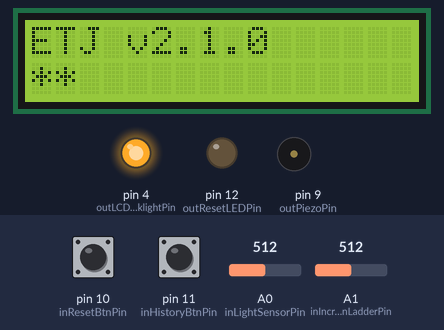
The sketch below on a simulated Arduino Uno, built with avr-gcc and run on an emulated ATmega328P. Shown: 16×2 character LCD, output pins drawn as LEDs (lit = HIGH), buzzer (waves = sounding). The test bench sets the inputs (shaded band); at power-on: A1 (inIncrementBtnLadderPin) = 512, pin 10 (inResetBtnPin) LOW, A0 (inLightSensorPin) = 512, pin 11 (inHistoryBtnPin) LOW. EEPROM starts erased.

Above: at 1.2 s.
1.3 s: A1 (inIncrementBtnLadderPin) set to 245
At 2.9 s:
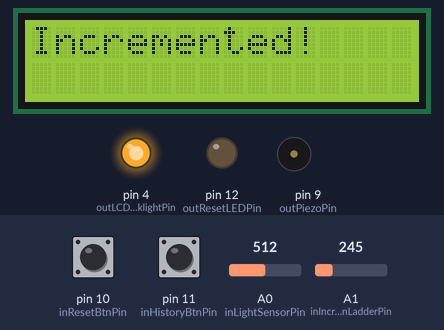
3.0 s: A1 (inIncrementBtnLadderPin) set to 262
At 4.4 s:
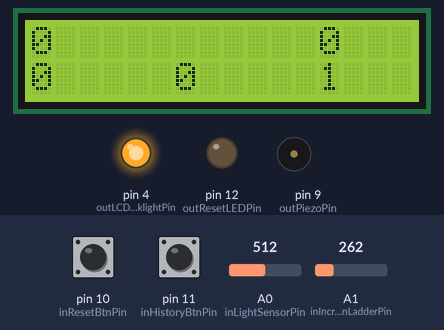
4.7 s: pin 10 (inResetBtnPin) pulled HIGH for 3.2 s
At 4.89 s:
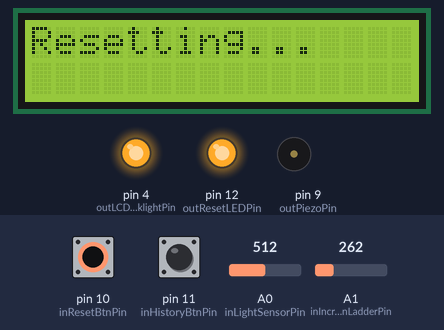
9.4 s: A1 (inIncrementBtnLadderPin) set to 900
At 10.72 s:
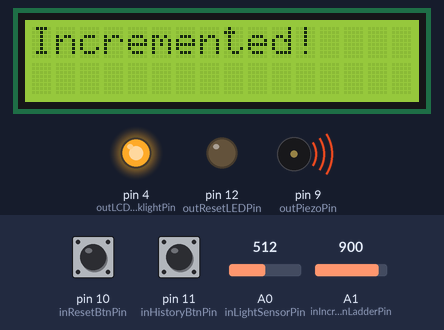
11.1 s: A1 (inIncrementBtnLadderPin) set to 888
At 11.8 s:
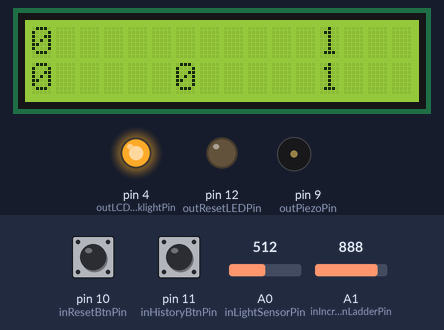
13.0 s: A0 (inLightSensorPin) set to 6
At 19.2 s:
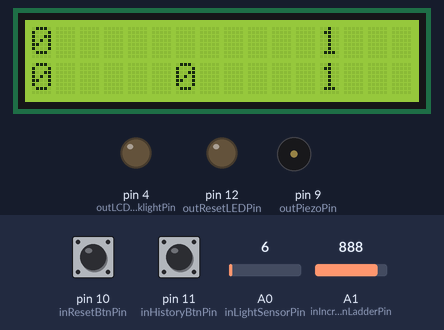
Timing chart, 0 to 19.5 s (numbered marks = the images above; inputs shaded):
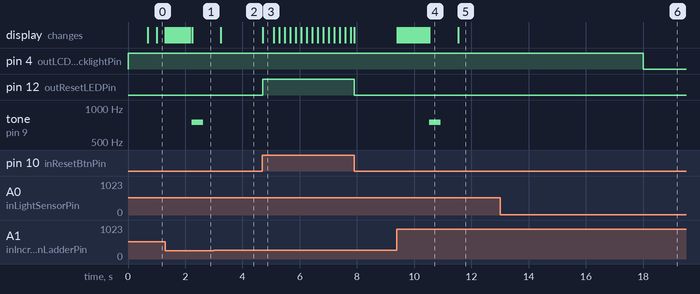

Measured:
- the behaviour switches between 254 and 255 on A1 (inIncrementBtnLadderPin) (found by bisection; images 1 and 2)
- the behaviour switches between 900 and 899 on A1 (inIncrementBtnLadderPin) (found by bisection; images 4 and 5)
- after the input at 1.3 s, tone on pin 9 (outPiezoPin): silent → 750 Hz after 0.94 s, → silent 0.40 s later; the display: first changes at once (image 1 shows a later state)
- after the input at 3.0 s, tone on pin 9 (outPiezoPin): stays silent (without the input it goes to 750 Hz after 1.4 s)
- after the input at 4.7 s, pin 12 (outResetLEDPin): LOW → HIGH at once, → LOW 3.2 s later; the display: changes at once (image 3)
- after the input at 9.4 s, tone on pin 9 (outPiezoPin): silent → 750 Hz after 1.1 s, → silent 0.40 s later; the display: first changes at once (image 4 shows a later state)
- after the input at 11.1 s, tone on pin 9 (outPiezoPin): stays silent (without the input it goes to 750 Hz after 1.6 s)
- after the input at 13.0 s, pin 4 (outLCDBacklightPin): HIGH → LOW after 5.0 s

The sketch:

ETJ.ino
```cpp
/* ===========================================================================
 *  ELECTRONIC TIP JAR
 * ===========================================================================
 *  AUTHOR:  Joshua Cole (hello@joshuacole.me)
 *  VERSION: See 'Constants > Settings'
 *  DATE:    2016-02-08
 * ---------------------------------------------------------------------------
 *  DESCRIPTION
 * ---------------------------------------------------------------------------
 *  Combined with a 3D printed case this project will allow you to keep a
 *  total of your negative and positive thoughts and behaviours. It will
 *  display the totals on the LCD and is designed to be reset at the end of
 *  each week and the total jotted down elsewhere. It's a great way to improve
 *  your mindfulness skills by helping you to modify your thoughts, behaviours
 *  and habits.
 * ---------------------------------------------------------------------------
 *  THE TOTALS
 * ---------------------------------------------------------------------------
 *  The project will track 2 negative totals and 3 positive totals, use them
 *  as you will but this is what I found most helpful.
 *   - Negative  1  =  A negative thought/behaviour you catch at the time.
 *   - Negative  2  =  A negative thought/behaviour you catch later on.
 *   - Positive  5  =  A positive thought/behaviour.
 *   - Positive 10  =  Taking a small step outside your comfort zone.
 *   - Positive 20  =  Taking a large step outside your comfort zone.
 * ============================================================================
 */

// Required Libraries.
#include <LiquidCrystal.h>
#include <EEPROM.h>

// Constants > Settings.
const String projectVersion          = "2.1.0";     //the version string to track changes.
const int    startupWaitMS           = 5000;        //the time to show the startup message if no buttons are pressed.
const int    incrementWaitMS         = 1000;        //the time to show the increment progress bar before increasing the chosen total.
const int    resetWaitMS             = 3000;        //the time to show the reset progress bar before resetting the current totals.
const byte   progressBarMaxBlocks    = 16;          //the max number of characters to use for the progress bar.
const String progressBarBlockChr     = "*";         //the character to use when displaying progress bars.
const float  roomLightThreshold      = 10.0;        //the percentage of light at which to switch off the LCD when it gets dark.
const int    roomLightWaitMS         = 5000;        //the amount of time to wait when the light changes before switching the LCD on/off.
const bool   enableAutoBacklight     = true;        //set false to keep the LCD backlight always on.
const int    statusWaitMS            = 1000;        //the amount of time to wait whilst a tip button is being pressed.
const int    toneIncrement           = 750;         //the value for tone() when an increment has occurred.
const int    toneReset               = 2000;        //the value for tone() when a reset has occurred.

// Constants > Pins.
const byte   outLCDBacklightPin      =  4;  //atmega pin  6
const byte   inHistoryBtnPin         = 11;  //atmega pin 17
const byte   inResetBtnPin           = 10;  //atmega pin 16
const byte   outPiezoPin             =  9;  //atmega pin 15
const byte   outResetLEDPin          = 12;  //atmega pin 18
const byte   inLightSensorPin        = A0;  //atmega pin 23
const byte   inIncrementBtnLadderPin = A1;  //atmega pin 24
const byte   outLCDRSPin             =  2;  //atmega pin  4 / lcd pin  4
const byte   outLCDEnablePin         =  3;  //atmega pin  5 / lcd pin  6
const byte   outLCDD4Pin             =  5;  //atmega pin 11 / lcd pin 11
const byte   outLCDD5Pin             =  6;  //atmega pin 12 / lcd pin 12
const byte   outLCDD6Pin             =  7;  //atmega pin 13 / lcd pin 13
const byte   outLCDD7Pin             =  8;  //atmega pin 14 / lcd pin 14

// Constants > EEPROM addresses.
const int    intSize                 = sizeof(int);
const byte   memN1                   = intSize * 0;
const byte   memN1History            = intSize * 1;
const byte   memN2                   = intSize * 2;
const byte   memN2History            = intSize * 3;
const byte   memP5                   = intSize * 4;
const byte   memP5History            = intSize * 5;
const byte   memP10                  = intSize * 6;
const byte   memP10History           = intSize * 7;
const byte   memP20                  = intSize * 8;
const byte   memP20History           = intSize * 9;

// Global Variables.
unsigned long curTime                = 0;
bool          isRoomDark             = false;
float         curRoomLight           = 0.0;
unsigned long roomLightDetectTime    = 0;
int           isLCDBacklightOn       = true;
int           progressBarCurBlock    = 0;
unsigned long progressBarPrevTime    = 0;
String        incrementDetectBtn     = String("");
unsigned long resetDetectTime        = 0;

// Global Variables > Totals.
int           totalN1                = 0;
int           totalN1History         = 0;
int           totalN2                = 0;
int           totalN2History         = 0;
int           totalP5                = 0;
int           totalP5History         = 0;
int           totalP10               = 0;
int           totalP10History        = 0;
int           totalP20               = 0;
int           totalP20History        = 0;

// Global Variables > Buttons.
int           anyButtonsPressed      = false;
int           btnN1                  = LOW;
int           btnN1Prev              = LOW;
int           btnN2                  = LOW;
int           btnN2Prev              = LOW;
int           btnP5                  = LOW;
int           btnP5Prev              = LOW;
int           btnP10                 = LOW;
int           btnP10Prev             = LOW;
int           btnP20                 = LOW;
int           btnP20Prev             = LOW;
int           btnHistory             = LOW;
int           btnHistoryPrev         = LOW;
int           btnReset               = LOW;
int           btnResetPrev           = LOW;

// Global Variables > Mode.
//  "startup"   The startup message shown on boot.
//  "totals"    The main display showing the totals.
//  "increment" The progress bar shown when holding a total button.
//  "history"   The history display showing totals from the previous week.
//  "reset"     The progress bar shown when holding the reset button.
String mode = String("");

// Initialise LCD.
LiquidCrystal lcd (outLCDRSPin, outLCDEnablePin, outLCDD4Pin, outLCDD5Pin, outLCDD6Pin, outLCDD7Pin);

/*
 * Initialise components.
 */
void setup () {

  // Setup the pins.
  pinMode(inHistoryBtnPin,         INPUT);
  pinMode(inResetBtnPin,           INPUT);
  pinMode(outPiezoPin,             OUTPUT);
  pinMode(outResetLEDPin,          OUTPUT);
  pinMode(outLCDBacklightPin,      OUTPUT);
  pinMode(inLightSensorPin,        INPUT);
  pinMode(inIncrementBtnLadderPin, INPUT);

  // Write initial pin values.
  digitalWrite(outPiezoPin,        LOW);
  digitalWrite(outResetLEDPin,     LOW);
  digitalWrite(outLCDBacklightPin, HIGH);

  // Prepare the LCD for use.
  lcd.begin(16, 2);
  lcd.clear();

  // Display the boot message.
  lcd.print("ETJ v" + projectVersion);

  // Debugging.
  Serial.begin(9600);

  // Read EEPROM.
  memLoadStoredTotals();

  // Change the mode.
  setMode("startup", "");

}

/*
 * Main program loop.
 */
void loop () {

  // Store this globally (overflows to zero after approx. 50 days).
  curTime = millis();

  // Check if any buttons are being pressed and store the result in the global variables.
  detectButtons();

  // Switch the LCD backlight on/off depending on the brightness of the room.
  manageLCDBacklight();

  // MODE: STARTUP
  if (isMode("startup")) {
    if (showProgressBar(startupWaitMS) == true || anyButtonsPressed == true) {
      lcd.clear();
      resetProgressBar();
      setMode("totals", "");
    }
  }

  // MODE: TOTALS
  else if (isMode("totals")) {
    //no need for anything here.
  }

  // MODE: INCREMENT
  else if (isMode("increment")) {
    // Cancel the increment if the button is no longer pressed.
    if (
      (incrementDetectBtn == "N1"  && !btnN1)  ||
      (incrementDetectBtn == "N2"  && !btnN2)  ||
      (incrementDetectBtn == "P5"  && !btnP5)  ||
      (incrementDetectBtn == "P10" && !btnP10) ||
      (incrementDetectBtn == "P20" && !btnP20)
    ) {
      lcd.clear();
      resetProgressBar();
      setMode("totals", "");
    }

    // Do the increment.
    if (showProgressBar(incrementWaitMS) == true) {
      lcd.clear();
      resetProgressBar();

      if      (incrementDetectBtn == "N1")  { totalN1++;  }
      else if (incrementDetectBtn == "N2")  { totalN2++;  }
      else if (incrementDetectBtn == "P5")  { totalP5++;  }
      else if (incrementDetectBtn == "P10") { totalP10++; }
      else if (incrementDetectBtn == "P20") { totalP20++; }

      // Save to EEPROM.
      memWriteTotal(incrementDetectBtn);

      tone(outPiezoPin, toneIncrement, 400);

      setMode("status", "Incremented!");
    }
  }

  // MODE: HISTORY
  else if (isMode("history")) {
    //no need for anything here.
  }

  // MODE: RESET
  else if (isMode("reset")) {
    // Cancel the reset if the button is no longer pressed.
    if (!btnReset) {
      lcd.clear();
      resetProgressBar();
      digitalWrite(outResetLEDPin, LOW);
      setMode("totals", "");
    }

    // Do the reset.
    if (showProgressBar(resetWaitMS) == true) {
      lcd.clear();
      resetProgressBar();
      digitalWrite(outResetLEDPin, LOW);

      totalN1History  = totalN1;
      totalN2History  = totalN2;
      totalP5History  = totalP5;
      totalP10History = totalP10;
      totalP20History = totalP20;
      totalN1         = 0;
      totalN2         = 0;
      totalP5         = 0;
      totalP10        = 0;
      totalP20        = 0;

      // Update the values stored in memory.
      memMoveToHistory();

      tone(outPiezoPin, toneReset, 800);

      setMode("status", "Reset!");
    }
  }

  else if (isMode("status")) {

  }

  delay(10);

}

/*
 * Returns true if the given string matches the current mode.
 */
bool isMode (String str) {
  if (mode == str) { return true; }
  return false;
}

/*
 * Changes the current mode.
 */
void setMode (String newMode, String extra) {

  mode = newMode;

  if (newMode == "startup") {

  }

  else if (newMode == "totals") {
    printTotalsScreen(false);
  }

  else if (newMode == "increment") {
    incrementDetectBtn  = extra;

    lcd.clear();
    lcd.setCursor(0, 0);
    lcd.print("Inc. " + extra + "...");
  }

  else if (newMode == "history") {
    printTotalsScreen(true);
  }

  else if (newMode == "reset") {
    resetDetectTime = curTime;

    digitalWrite(outResetLEDPin, HIGH);

    lcd.clear();
    lcd.setCursor(0, 0);
    lcd.print("Resetting...");
  }

  else if (newMode == "status") {
    lcd.clear();
    lcd.setCursor(0, 0);
    lcd.print(extra);

    delay(statusWaitMS);

    setMode("totals", "");
  }

}

/*
 * Displays either the standard totals screen or the history totals screen depending on the parameter.
 */
void printTotalsScreen (bool showHistory) {

  String useN1;
  String useN2;
  String useP5;
  String useP10;
  String useP20;

  // Standard totals screen.
  if (showHistory == false) {
    useN1  = String(totalN1);
    useN2  = String(totalN2);
    useP5  = String(totalP5);
    useP10 = String(totalP10);
    useP20 = String(totalP20);
  }

  // History totals screen.
  else {
    useN1  = String(totalN1History);
    useN2  = String(totalN2History);
    useP5  = String(totalP5History);
    useP10 = String(totalP10History);
    useP20 = String(totalP20History);
  }

  // Print to the LCD.
  lcd.clear();
  lcd.setCursor(0, 0);
  lcd.print(useN1);
  lcd.setCursor(12, 0);
  lcd.print(useN2);
  lcd.setCursor(0, 1);
  lcd.print(useP5);
  lcd.setCursor(6, 1);
  lcd.print(useP10);
  lcd.setCursor(12, 1);
  lcd.print(useP20);

}

/*
 * Displays a progress bar on the second row of the LCD and increments it over a specified number of milliseconds.
 * Returns true once the progress bar has run its course.
 */
bool showProgressBar (int displayForMS) {

  // Setup.
  int timePerBlock = displayForMS / progressBarMaxBlocks;
  if (progressBarPrevTime == 0) {
    progressBarPrevTime = curTime;
    progressBarCurBlock = 0;
  }

  // It's time to show the next block.
  if (curTime - progressBarPrevTime >= timePerBlock) {

    // We're finished - the last block has now been shown for the same time interval.
    if (progressBarCurBlock > progressBarMaxBlocks) {
      resetProgressBar();
      return true;
    }

    // Add a block.
    progressBarCurBlock++;

    // Build the block string.
    String blockStr = String("");
    for (int i = 1 ; i < progressBarCurBlock ; i++) {
      blockStr = blockStr + progressBarBlockChr;
    }

    // Display the block string.
    lcd.setCursor(0, 1);
    lcd.print(blockStr);

    // Remember the time we showed the last block.
    progressBarPrevTime = curTime;

  }

  // Not finished - we still have blocks to show.
  return false;

}

/*
 * Resets the progress bar global variables. This must be called manually if the progress bar is stopped halfway through.
 */
void resetProgressBar () {
  progressBarPrevTime = 0;
  progressBarCurBlock = 0;
}

/*
 * Stores the values on each of the buttons at the current moment in time.
 */
bool detectButtons () {

  // Read buttons.
  int incVal = analogRead(inIncrementBtnLadderPin);
  btnHistory = digitalRead(inHistoryBtnPin);
  btnReset   = digitalRead(inResetBtnPin);

  // Reset ladder buttons.
  btnN1      = LOW;
  btnN2      = LOW;
  btnP5      = LOW;
  btnP10     = LOW;
  btnP20     = LOW;

  // Debugging for the resistor ladder.
  //Serial.print("ladder val: ");
  //Serial.println(incVal);

  // Handle the history button.
  if (btnHistory && !isMode("history")) { setMode("history", ""); }
  else if (!btnHistory && isMode("history")) { setMode("totals", ""); }

  // Handle the reset button.
  if (btnReset && !isMode("reset")) { setMode("reset", ""); }

  // Handle the ladder buttons.
  if      (incVal >= 235 && incVal <  255) { btnP20 = HIGH; }
  else if (incVal >= 315 && incVal <  335) { btnP10 = HIGH; }
  else if (incVal >= 470 && incVal <  490) { btnP5  = HIGH; }
  else if (incVal >= 900 && incVal <  920) { btnN2  = HIGH; }
  else if (incVal >= 990 && incVal < 1010) { btnN1  = HIGH; }

  if      (btnP20 && !isMode("increment")) { setMode("increment", "P20"); }
  else if (btnP10 && !isMode("increment")) { setMode("increment", "P10"); }
  else if (btnP5  && !isMode("increment")) { setMode("increment", "P5");  }
  else if (btnN2  && !isMode("increment")) { setMode("increment", "N2");  }
  else if (btnN1  && !isMode("increment")) { setMode("increment", "N1");  }

  // Flag if ANY of the buttons are being pressed.
  if (btnN1 || btnN2 || btnP5 || btnP10 || btnP20 || btnHistory || btnReset) {

    anyButtonsPressed = true;

    // Activate the LCD backlight if we've pressed a button.
    if (isRoomDark) {
      isRoomDark = false;
      activateLCDBacklight();
    }

  } else {
    anyButtonsPressed = false;
  }

}

/*
 * Stores the value on the light sensor.
 */
void manageLCDBacklight () {

  // Get the light level as a percentage.
  float lightReading = analogRead(inLightSensorPin);
  curRoomLight = (lightReading / 1023.0) * 100.0;

  // Debugging for the LDR.
  //Serial.print("curRoomLight: ");
  //Serial.println(curRoomLight);

  // Room is currently marked as 'light'.
  if (isRoomDark == false) {

    // Light has fallen below the threshold for the first time, start the timer.
    if (roomLightDetectTime == 0 && curRoomLight < roomLightThreshold) {
      roomLightDetectTime = curTime;
    }

    // Timer has started.
    else if (roomLightDetectTime > 0) {

      // Timer is finished, turn off the LCD.
      if (curTime - roomLightDetectTime >= roomLightWaitMS) {
        deactivateLCDBacklight();
        roomLightDetectTime = 0;
        isRoomDark          = true;
      }

      // Light has gone up again, stop the timer.
      else if (curRoomLight >= roomLightThreshold) {
        roomLightDetectTime = 0;
      }

    }

  }

  // Room is currently marked as 'dark'.
  else {

    // Light has risen above the threshold for the first time, start the timer.
    if (roomLightDetectTime == 0 && curRoomLight >= roomLightThreshold) {
      roomLightDetectTime = curTime;
    }

    // Timer has started.
    else if (roomLightDetectTime > 0) {

      // Timer is finished, turn on the LCD.
      if (curTime - roomLightDetectTime >= roomLightWaitMS) {
        activateLCDBacklight();
        roomLightDetectTime = 0;
        isRoomDark          = false;
      }

      // Light has gone down again, stop the timer.
      else if (curRoomLight < roomLightThreshold) {
        roomLightDetectTime = 0;
      }

    }

  }

}

/*
 * Turns on the LCD backlight.
 */
void activateLCDBacklight () {
  digitalWrite(outLCDBacklightPin, HIGH);
  isLCDBacklightOn = true;
}

/*
 * Turns off the LCD backlight.
 */
void deactivateLCDBacklight () {
  if (enableAutoBacklight) {
    digitalWrite(outLCDBacklightPin, LOW);
    isLCDBacklightOn = false;
  }
}

/*
 * Reads in all the stored totals from the EEPROM.
 */
void memLoadStoredTotals () {

  int tmpN1;
  EEPROM.get(memN1, tmpN1);
  if (tmpN1 > -1) { totalN1 = tmpN1; }

  int tmpN1History;
  EEPROM.get(memN1History, tmpN1History);
  if (tmpN1History > -1) { totalN1History = tmpN1History; }

  int tmpN2;
  EEPROM.get(memN2, tmpN2);
  if (tmpN2 > -1) { totalN2 = tmpN2; }

  int tmpN2History;
  EEPROM.get(memN2History, tmpN2History);
  if (tmpN2History > -1) { totalN2History = tmpN2History; }

  int tmpP5;
  EEPROM.get(memP5, tmpP5);
  if (tmpP5 > -1) { totalP5 = tmpP5; }

  int tmpP5History;
  EEPROM.get(memP5History, tmpP5History);
  if (tmpP5History > -1) { totalP5History = tmpP5History; }

  int tmpP10;
  EEPROM.get(memP10, tmpP10);
  if (tmpP10 > -1) { totalP10 = tmpP10; }

  int tmpP10History;
  EEPROM.get(memP10History, tmpP10History);
  if (tmpP10History > -1) { totalP10History = tmpP10History; }

  int tmpP20;
  EEPROM.get(memP20, tmpP20);
  if (tmpP20 > -1) { totalP20 = tmpP20; }

  int tmpP20History;
  EEPROM.get(memP20History, tmpP20History);
  if (tmpP20History > -1) { totalP20History = tmpP20History; }

  //Serial.print("XXX: ");
  //Serial.println(XXX);

}

/*
 * Writes the given total to the EEPROM.
 */
void memWriteTotal (String which) {

  byte memAddr;
  int  value;

  if      (which == "N1")  { memAddr = memN1;  value = totalN1;  }
  else if (which == "N2")  { memAddr = memN2;  value = totalN2;  }
  else if (which == "P5")  { memAddr = memP5;  value = totalP5;  }
  else if (which == "P10") { memAddr = memP10; value = totalP10; }
  else if (which == "P20") { memAddr = memP20; value = totalP20; }

  EEPROM.put(memAddr, value);

}

/*
 * Writes the new history totals to the EEPROM and zeroes the current totals.
 */
void memMoveToHistory () {

  EEPROM.put(memN1,         totalN1);
  EEPROM.put(memN2,         totalN2);
  EEPROM.put(memP5,         totalP5);
  EEPROM.put(memP10,        totalP10);
  EEPROM.put(memP20,        totalP20);

  EEPROM.put(memN1History,  totalN1History);
  EEPROM.put(memN2History,  totalN2History);
  EEPROM.put(memP5History,  totalP5History);
  EEPROM.put(memP10History, totalP10History);
  EEPROM.put(memP20History, totalP20History);

}
```
